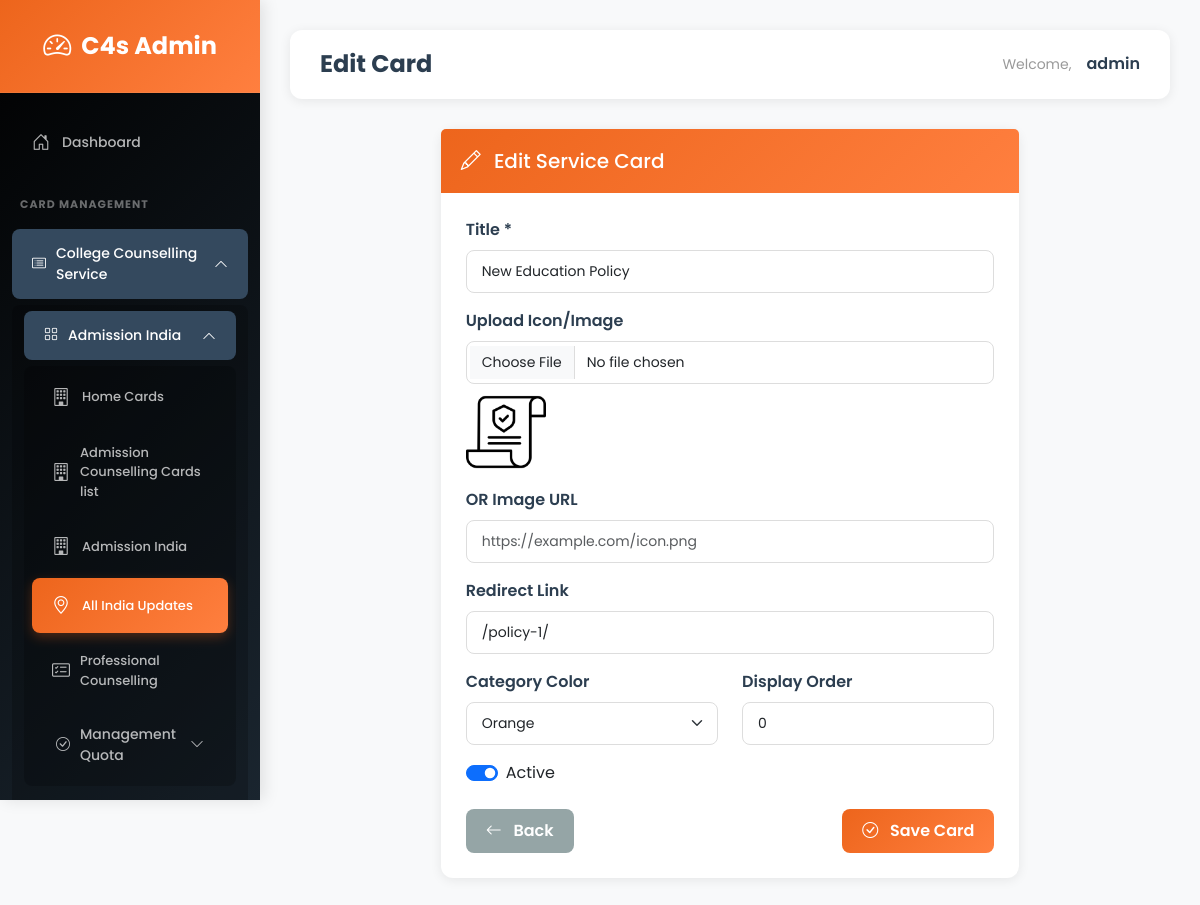
Before: /admin-dashboard/all-india-cards/edit/12/ (signed in) with the older database file.
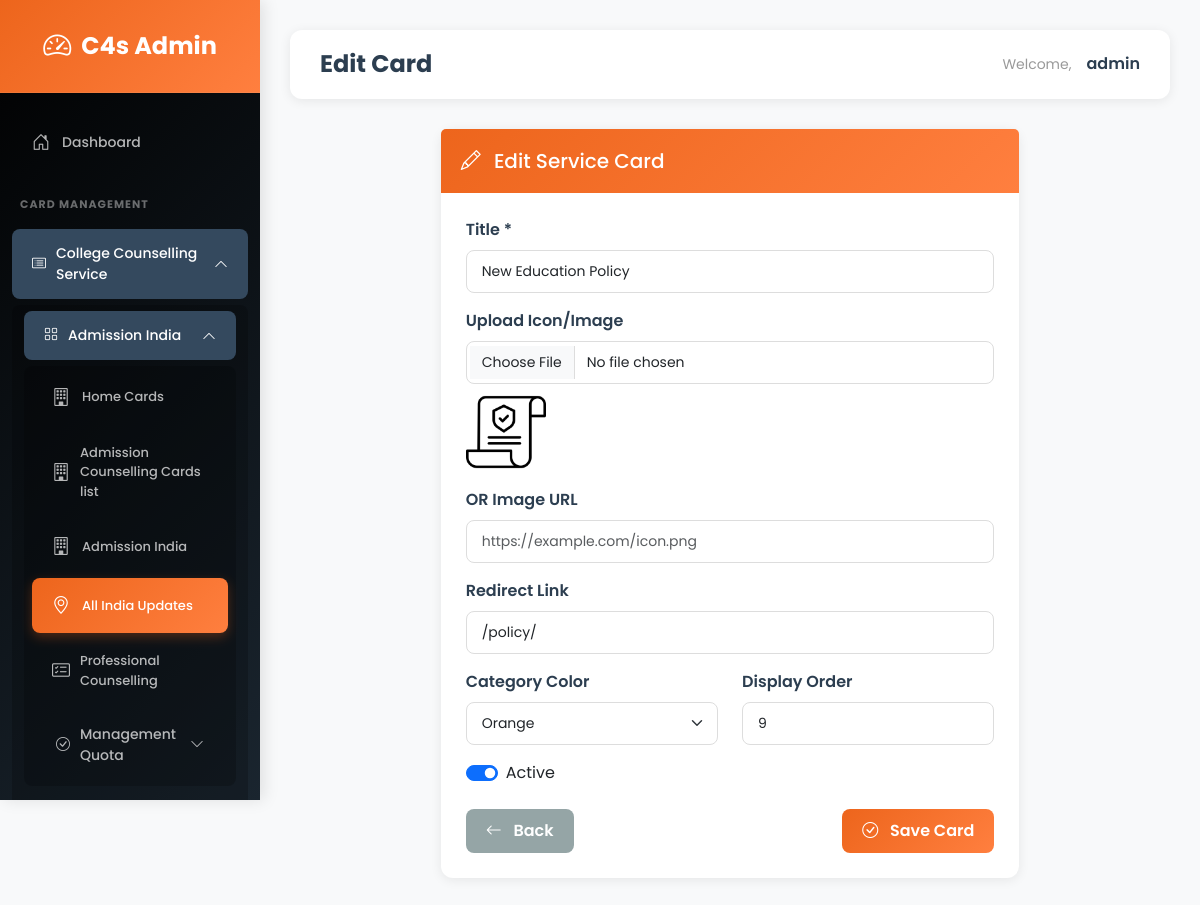
After: the same page with the newer database file.
### main_app/models.py (models this page shows, shortened)
class AllIndiaServiceCard(models.Model):
    CATEGORY_CHOICES = [
        ('cat-1', 'Orange'),
        ('cat-2', 'Red'),
        ('cat-3', 'Yellow'),
        ('cat-4', 'Green'),
        ('cat-5', 'Blue'),
        ('cat-6', 'Purple'),
        ('cat-7', 'Pink'),
        ('cat-8', 'Teal'),
        ('cat-9', 'Indigo'),
        ('cat-10', 'Cyan'),
    ]
    title = models.CharField(max_length=200, help_text="Service title (e.g., COLLEGE COMPARISON)")
    card_image = models.ImageField(upload_to='all_india_services/', blank=True, null=True, help_text="Upload icon/image")
    image_url = models.URLField(max_length=500, blank=True, help_text="OR paste image URL")
    redirect_link = models.CharField(max_length=500, blank=True, help_text="Card click pe kaha redirect ho?")
    category_class = models.CharField(max_length=20, default='cat-1', choices=CATEGORY_CHOICES, help_text="Card color category")
    order = models.IntegerField(default=0, help_text="Display order (1, 2, 3...)")
    is_active = models.BooleanField(default=True, help_text="Show on page?")
    created_at = models.DateTimeField(auto_now_add=True)
    updated_at = models.DateTimeField(auto_now=True)
    created_by = models.ForeignKey(User, on_delete=models.SET_NULL, null=True, blank=True)
    class Meta:
        ordering = ['order', 'id']
        verbose_name = "All India Service Card"
        verbose_name_plural = "All India Service Cards"

### main_app/views.py (the view)
@never_cache
@login_required(login_url='main_app:admin_login')
@user_passes_test(is_admin_or_staff, login_url='main_app:user_login')
def admin_all_india_card_edit(request, card_id):
    card = get_object_or_404(AllIndiaServiceCard, id=card_id)
    if request.method == 'POST':
        form = AllIndiaServiceCardForm(request.POST, request.FILES, instance=card)
        if form.is_valid():
            form.save()
            messages.success(request, 'Card updated successfully!')
            return redirect('main_app:admin_all_india_cards_list')
    else:
        form = AllIndiaServiceCardForm(instance=card)
    return render(request, 'admin/all_india_card_form.html', {'form': form, 'card': card})

### main_app/forms.py
class AllIndiaServiceCardForm(forms.ModelForm):
    class Meta:
        model = AllIndiaServiceCard
        fields = ['title', 'card_image', 'image_url', 'redirect_link', 'category_class', 'order', 'is_active']
        widgets = {
            'title': forms.TextInput(attrs={
                'class': 'form-control',
                'placeholder': 'e.g., COLLEGE COMPARISON'
            }),
            'card_image': forms.FileInput(attrs={
                'class': 'form-control'
            }),
            'image_url': forms.URLInput(attrs={
                'class': 'form-control',
                'placeholder': 'https://example.com/icon.png'
            }),
            'redirect_link': forms.TextInput(attrs={
                'class': 'form-control',
                'placeholder': '/college-comparison/'
            }),
            'category_class': forms.Select(attrs={
                'class': 'form-select'
            }),
            'order': forms.NumberInput(attrs={
                'class': 'form-control',
                'placeholder': '1'
            }),
            'is_active': forms.CheckboxInput(attrs={
                'class': 'form-check-input'
            }),
        }

### main_app/views.py (called while the page is built)
def is_admin_or_staff(user):
    return user.is_staff or user.is_superuser

### templates/admin/all_india_card_form.html (shortened to what this page needs)
{% extends 'admin/base.html' %}
{% block page_title %}
    {% if card %}Edit Card{% else %}Add New Card{% endif %}
{% endblock %}
{% block content %}
<div class="row">
    <div class="col-lg-8 mx-auto">
        <div class="card">
            <div class="card-header">
                <h5 class="mb-0">
                    {% if card %}
                        <i class="bi bi-pencil me-2"></i> Edit Service Card
                    {% else %}
                        <i class="bi bi-plus-circle me-2"></i> Add New Service Card
                    {% endif %}
                </h5>
            </div>
            <div class="card-body">
                <form method="POST" enctype="multipart/form-data">
                    <div class="mb-3">
                        <label class="form-label">Title *</label>
                        {{ form.title }}
                    </div>
                    <div class="mb-3">
                        <label class="form-label">Upload Icon/Image</label>
                        {{ form.card_image }}
                        {% if card and card.card_image %}
                            <div class="mt-2">
                                <img src="{{ card.card_image.url }}" width="80" alt="current">
                            </div>
                        {% endif %}
                    </div>
                    <div class="mb-3">
                        <label class="form-label">OR Image URL</label>
                        {{ form.image_url }}
                    </div>
                    <div class="mb-3">
                        <label class="form-label">Redirect Link</label>
                        {{ form.redirect_link }}
                    </div>
                    <div class="row">
                        <div class="col-md-6 mb-3">
                            <label class="form-label">Category Color</label>
                            {{ form.category_class }}
                        </div>
                        <div class="col-md-6 mb-3">
                            <label class="form-label">Display Order</label>
                            {{ form.order }}
                        </div>
                    </div>
                    <div class="mb-3">
                        <div class="form-check form-switch">
                            {{ form.is_active }}
                            <label class="form-check-label">Active</label>
                        </div>
                    </div>
                    <div class="d-flex justify-content-between mt-4">
                        <a href="{% url 'main_app:admin_all_india_cards_list' %}" class="btn btn-secondary">
                            <i class="bi bi-arrow-left me-2"></i> Back
                        </a>
                        <button type="submit" class="btn btn-primary">
                            <i class="bi bi-check-circle me-2"></i> Save Card
                        </button>
                    </div>
                </form>
            </div>
        </div>
    </div>
</div>
{% endblock %}

### templates/admin/base.html (shortened to what this page needs)
<!DOCTYPE html>
<html lang="en">
<head>
    <link href="https://cdn.jsdelivr.net/npm/bootstrap@5.3.0/dist/css/bootstrap.min.css" rel="stylesheet">
    <link rel="stylesheet" href="https://cdn.jsdelivr.net/npm/bootstrap-icons@1.11.0/font/bootstrap-icons.css">
</head>
<body>
    <div class="sidebar">
        <div class="logo">
            <i class="bi bi-speedometer2"></i>
            <span>C4s Admin</span>
        </div>
        <ul class="nav flex-column mt-3">
            <li class="nav-item">
                <a class="nav-link {% if request.resolver_match.url_name == 'admin_dashboard' %}active{% endif %}"
                    href="{% url 'main_app:admin_dashboard' %}">
                    <i class="bi bi-house-door"></i> Dashboard
                </a>
            </li>
            <li class="nav-section-title">CARD MANAGEMENT</li>
            <li class="nav-item">
                <button class="nav-dropdown" onclick="toggleDropdown(event, 'collegeCards')">
                    <span><i class="bi bi-card-list"></i> College Counselling Service</span>
                    <i class="bi bi-chevron-down"></i>
                </button>
                <ul class="dropdown-menu-custom" id="collegeCards">
                    <li class="nav-item">
                        <button class="nav-dropdown" onclick="toggleDropdown(event, 'admissionIndiaCards')">
                            <span><i class="bi bi-grid"></i> Admission India</span>
                            <i class="bi bi-chevron-down"></i>
                        </button>
                        <ul class="dropdown-menu-custom" id="admissionIndiaCards">
                            <li class="nav-item">
                                <a class="nav-link {% if 'admission-cards' in request.path %}active{% endif %}"
                                    href="{% url 'main_app:admin_cards_list' %}">
                                    <i class="bi bi-building"></i> Home Cards
                                </a>
                            </li>
                            <li class="nav-item">
                                <a class="nav-link {% if 'admission-cards' in request.path %}active{% endif %}"
                                    href="{% url 'main_app:admin_counselling_cards_list' %}">
                                    <i class="bi bi-building"></i> Admission Counselling Cards list
                                </a>
                            </li>
                            <li class="nav-item">
                                <a class="nav-link {% if 'admission-cards' in request.path %}active{% endif %}"
                                    href="{% url 'main_app:admin_admission_cards_list' %}">
                                    <i class="bi bi-building"></i> Admission India
                                </a>
                            </li>
                            <li class="nav-item">
                                <a class="nav-link {% if 'all-india-cards' in request.path %}active{% endif %}"
                                    href="{% url 'main_app:admin_all_india_cards_list' %}">
                                    <i class="bi bi-geo-alt"></i> All India Updates
                                </a>
                            </li>
                            <li class="nav-item">
                                <a class="nav-link {% if 'pro-counselling-cards' in request.path %}active{% endif %}"
                                    href="{% url 'main_app:admin_pro_counselling_cards_list' %}">
                                    <i class="bi bi-card-checklist"></i> Professional Counselling
                                </a>
                            </li>
                            <li class="nav-item">
                                <button class="nav-dropdown" onclick="toggleDropdown(event, 'quotaAdmission')">
                                    <span><i class="bi bi-check-circle"></i> Management Quota</span>
                                    <i class="bi bi-chevron-down"></i>
                                </button>
                            </li>
                        </ul>
                    </li>
                    <li class="nav-item">
                        <a class="nav-link {% if 'admission-abroad-cards' in request.path %}active{% endif %}"
                            href="{% url 'main_app:admin_admission_abroad_cards_list' %}">
                        </a>
                    </li>
                </ul>
            </li>
        </ul>
    </div>
    <div class="main-content">
        <div class="top-navbar">
            <h4>{% block page_title %}Dashboard{% endblock %}</h4>
            <div class="user-info">
                <span>Welcome,</span>
                <strong>{{ request.user.username }}</strong>
            </div>
        </div>
        {% block content %}{% endblock %}
    </div>
</body>
</html>

### templates/admin/base.html (style rules this page uses)
:root { --primary-color: #ED651C; --secondary-color: #667eea; --sidebar-bg: #000000; --sidebar-hover: #34495e; --light-bg: #f8f9fa; --border-color: #e9ecef; }
* { font-family: 'Poppins', sans-serif; }
body { background-color: var(--light-bg); margin: 0; padding: 0; }
.sidebar { min-height: 100vh; max-height: 100vh; background: linear-gradient(135deg, var(--sidebar-bg) 0%, #1a252f 100%); color: white; position: fixed; left: 0; top: 0; width: 260px; padding-top: 0; padding-bottom: 20px; overflow-y: auto; overflow-x: hidden; box-shadow: 4px 0 15px rgba(0, 0, 0, 0.1); z-index: 1000; display: flex; flex-direction: column; }
.sidebar .logo { background: linear-gradient(135deg, var(--primary-color) 0%, #ff7f3f 100%); padding: 25px; font-size: 24px; font-weight: 700; text-align: center; color: white; border-bottom: 1px solid rgba(255, 255, 255, 0.1); display: flex; align-items: center; justify-content: center; gap: 10px; flex-shrink: 0; }
.sidebar .logo i { font-size: 28px; }
.sidebar .nav-link { color: rgba(255, 255, 255, 0.7); padding: 14px 20px; margin: 6px 12px; border-radius: 8px; transition: all 0.3s ease; display: flex; align-items: center; gap: 10px; font-size: 14px; font-weight: 500; text-decoration: none; }
.sidebar .nav-link.active { background: linear-gradient(135deg, var(--primary-color) 0%, #ff7f3f 100%); color: white; box-shadow: 0 4px 12px rgba(237, 101, 28, 0.3); }
.sidebar .nav-link i { font-size: 18px; width: 20px; }
.sidebar .nav-section-title { color: rgba(255, 255, 255, 0.4); font-size: 11px; font-weight: 700; text-transform: uppercase; padding: 20px 20px 10px; letter-spacing: 1px; flex-shrink: 0; }
.nav-dropdown { color: rgba(255, 255, 255, 0.7); padding: 14px 20px; margin: 6px 12px; border-radius: 8px; transition: all 0.3s ease; display: flex; align-items: center; justify-content: space-between; font-size: 14px; font-weight: 500; cursor: pointer; background: transparent; border: none; width: calc(100% - 24px); text-align: left; }
.nav-dropdown.active { background-color: var(--sidebar-hover); color: white; }
.nav-dropdown span { display: flex; align-items: center; gap: 10px; }
.nav-dropdown i.bi-chevron-down { transition: transform 0.3s ease; font-size: 14px; }
.nav-dropdown.active i.bi-chevron-down { transform: rotate(180deg); }
.dropdown-menu-custom { list-style: none; padding: 0; margin: 0; max-height: 0; overflow: hidden; transition: max-height 0.4s ease; background-color: rgba(0, 0, 0, 0.2); border-radius: 8px; margin: 0 12px; text-align: left; float: left; }
.dropdown-menu-custom.show { max-height: 2000px; overflow: visible; }
.dropdown-menu-custom .nav-link { margin-left: 0; font-size: 13px; margin: 4px 8px; }
.main-content { margin-left: 260px; padding: 30px; min-height: 100vh; }
.top-navbar { background: white; padding: 20px 30px; margin-bottom: 30px; border-radius: 12px; box-shadow: 0 2px 12px rgba(0, 0, 0, 0.08); display: flex; justify-content: space-between; align-items: center; }
.top-navbar h4 { margin: 0; font-weight: 700; font-size: 24px; color: #2c3e50; }
.user-info { display: flex; align-items: center; gap: 15px; }
.user-info span { color: #999; font-size: 14px; }
.user-info strong { color: #2c3e50; font-weight: 600; }
.card { border: none; border-radius: 12px; box-shadow: 0 2px 12px rgba(0, 0, 0, 0.08); transition: all 0.3s ease; margin-bottom: 20px; }
.card-header { background: linear-gradient(135deg, var(--primary-color) 0%, #ff7f3f 100%); color: white; border: none; padding: 20px; border-radius: 12px 12px 0 0; font-weight: 600; }
.card-body { padding: 25px; }
.btn { border-radius: 8px; font-weight: 600; padding: 10px 20px; transition: all 0.3s ease; border: none; }
.btn-primary { background: linear-gradient(135deg, var(--primary-color) 0%, #ff7f3f 100%); color: white; }
.btn-secondary { background-color: #95a5a6; color: white; }
.form-control, .form-select { border-radius: 8px; border: 1px solid #ddd; padding: 10px 15px; font-size: 14px; transition: all 0.3s ease; }
.form-label { font-weight: 600; color: #2c3e50; margin-bottom: 8px; }

Changed rows visible on the page:
changed AllIndiaServiceCard "New Education Policy": redirect_link "/policy-1/" → "/policy/"; order "0" → "9"
